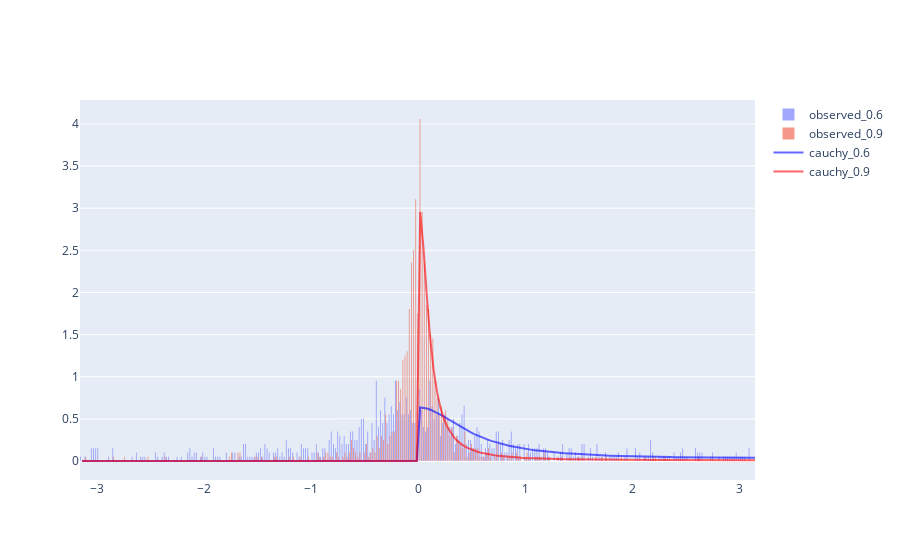

This figure's notebook cell:
### Code cell
# Check documentation
# https://plotly.com/python/histograms/

# PLot histogram
fig_met_gen_3 = go.Figure()


# Histogram turning angle CRW_2d_df_6
## start - Add your code here
fig_met_gen_3.add_trace(go.Histogram(x=TA_CRW_6_gen.TA, 
                                    histnorm="probability density", 
                                    nbinsx=500, opacity=0.6, 
                                    name="observed_0.6"))   
## end - Add your code here

# Histogram turning angle CRW_2d_df_9
## start - Add your code here
fig_met_gen_3.add_trace(go.Histogram(x=TA_CRW_9_gen.TA, 
                                    histnorm="probability density", 
                                    nbinsx=500, 
                                    opacity=0.6, 
                                    name="observed_0.9"))   
## end - Add your code here

# Add origin distributions
## start - Add your code here
resolution = 200
aux_domain_pdf = np.linspace(-np.pi, np.pi, resolution)
cauchy_pdf_6 = np.array([wrapcauchy.pdf(i, 0.6) for i in aux_domain_pdf])
cauchy_pdf_9 = np.array([wrapcauchy.pdf(i, 0.9) for i in aux_domain_pdf])

fig_met_gen_3.add_trace(go.Scatter(x = aux_domain_pdf,
                                       y = cauchy_pdf_6,
                                       marker = dict(size=2),
                                       line = dict(width=2, color="blue"),
                                       mode = "lines",
                                       name = "cauchy_0.6",
                                       showlegend = True, 
                                       opacity = 0.6))

fig_met_gen_3.add_trace(go.Scatter(x = aux_domain_pdf,
                                       y = cauchy_pdf_9,
                                       marker = dict(size=2),
                                       line = dict(width=2, color="red"),
                                       mode = "lines",
                                       name = "cauchy_0.9",
                                       showlegend = True,
                                       opacity = 0.6))
## end - Add your code here

fig_met_gen_3.show()

### Figure 1 — Plotly figure (JSON) as saved in the notebook; plotly's stock layout.template omitted (floating-point values rounded to 4 significant figures; data arrays with more than 128 entries replaced by an {"elided": "..."} marker saying what was removed)
{"data": [{"histnorm": "probability density", "name": "observed_0.6", "nbinsx": 500, "opacity": 0.6, "type": "histogram", "x": {"elided": "998 float values"}}, {"histnorm": "probability density", "name": "observed_0.9", "nbinsx": 500, "opacity": 0.6, "type": "histogram", "x": {"elided": "998 float values"}}, {"line": {"color": "blue", "width": 2}, "marker": {"size": 2}, "mode": "lines", "name": "cauchy_0.6", "opacity": 0.6, "showlegend": true, "type": "scatter", "x": {"elided": "200 float values"}, "y": {"elided": "200 float values"}}, {"line": {"color": "red", "width": 2}, "marker": {"size": 2}, "mode": "lines", "name": "cauchy_0.9", "opacity": 0.6, "showlegend": true, "type": "scatter", "x": {"elided": "200 float values"}, "y": {"elided": "200 float values"}}], "layout": {}}
